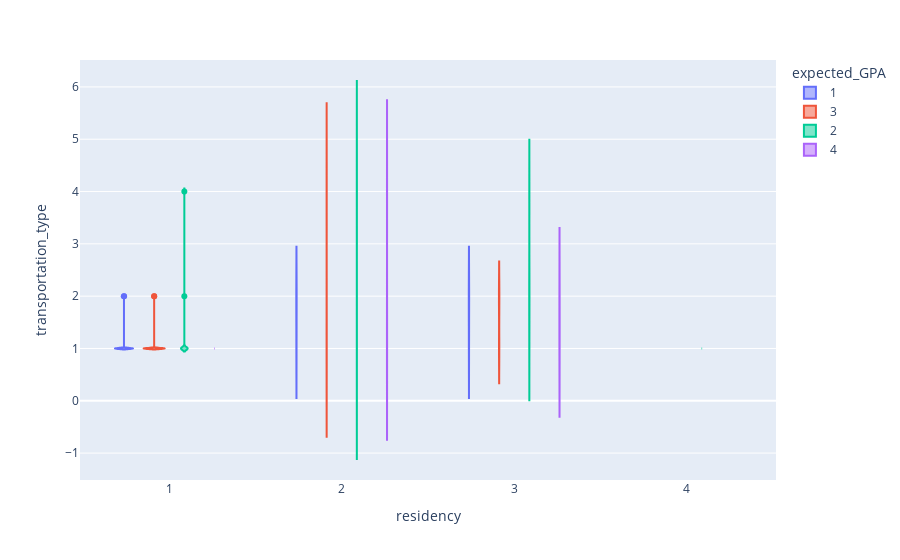

Write notebook code for a chart like this one.
### Code cell
px.violin(highly_correlated_df, x='residency', y='transportation_type', color='expected_GPA')

### Figure 1 — Plotly figure (JSON) as saved in the notebook; plotly's stock layout.template omitted (floating-point values rounded to 4 significant figures)
{"data": [{"alignmentgroup": "True", "box": {"visible": false}, "hovertemplate": "expected_GPA=1<br>residency=%{x}<br>transportation_type=%{y}<extra></extra>", "legendgroup": "1", "marker": {"color": "#636efa"}, "name": "1", "offsetgroup": "1", "orientation": "v", "scalegroup": "True", "showlegend": true, "type": "violin", "x": [1, 3, 3, 1, 1, 1, 1, 2, 1, 3, 2, 1, 2, 1, 1, 1], "x0": " ", "xaxis": "x", "y": [1, 2, 2, 1, 1, 1, 1, 1, 2, 1, 2, 1, 2, 1, 2, 1], "y0": " ", "yaxis": "y"}, {"alignmentgroup": "True", "box": {"visible": false}, "hovertemplate": "expected_GPA=3<br>residency=%{x}<br>transportation_type=%{y}<extra></extra>", "legendgroup": "3", "marker": {"color": "#EF553B"}, "name": "3", "offsetgroup": "3", "orientation": "v", "scalegroup": "True", "showlegend": true, "type": "violin", "x": [1, 3, 3, 1, 1, 2, 2, 1, 1, 2, 2, 1, 1, 1, 1, 1, 2, 2, 1, 1, 2, 1, 1, 2, 1, 1, 1, 2, 1, 2, 2, 1, 1, 1, 1, 3, 3, 3, 3, 3, 1, 1, 2, 2, 1, 2, 2, 2, 1, 3, 3, 1, 1, 2, 1, 3, 3, 2, 2, 1, 3], "x0": " ", "xaxis": "x", "y": [1, 1, 2, 1, 1, 2, 4, 1, 1, 4, 1, 1, 1, 1, 1, 1, 1, 4, 1, 1, 1, 2, 1, 4, 1, 1, 1, 1, 1, 1, 1, 1, 1, 1, 1, 2, 2, 1, 2, 1, 1, 2, 4, 1, 1, 1, 4, 1, 1, 1, 1, 1, 1, 2, 1, 2, 2, 1, 4, 1, 2], "y0": " ", "yaxis": "y"}, {"alignmentgroup": "True", "box": {"visible": false}, "hovertemplate": "expected_GPA=2<br>residency=%{x}<br>transportation_type=%{y}<extra></extra>", "legendgroup": "2", "marker": {"color": "#00cc96"}, "name": "2", "offsetgroup": "2", "orientation": "v", "scalegroup": "True", "showlegend": true, "type": "violin", "x": [2, 2, 4, 2, 1, 1, 2, 1, 2, 1, 1, 2, 1, 1, 1, 1, 1, 3, 1, 1, 1, 1, 1, 3, 1, 2, 2, 3, 3, 2, 1, 3, 3, 3, 3, 2, 3, 3], "x0": " ", "xaxis": "x", "y": [4, 1, 1, 4, 1, 1, 1, 1, 1, 1, 1, 1, 4, 1, 1, 1, 1, 1, 1, 1, 2, 1, 1, 2, 1, 1, 4, 1, 3, 4, 1, 2, 2, 4, 4, 4, 2, 2], "y0": " ", "yaxis": "y"}, {"alignmentgroup": "True", "box": {"visible": false}, "hovertemplate": "expected_GPA=4<br>residency=%{x}<br>transportation_type=%{y}<extra></extra>", "legendgroup": "4", "marker": {"color": "#ab63fa"}, "name": "4", "offsetgroup": "4", "orientation": "v", "scalegroup": "True", "showlegend": true, "type": "violin", "x": [1, 3, 2, 2, 1, 2, 2, 3, 2, 1, 1, 1, 2, 2, 1, 1, 1, 2, 2, 2, 2, 1, 2, 2, 2, 2, 2, 2, 1, 1], "x0": " ", "xaxis": "x", "y": [1, 1, 4, 4, 1, 4, 1, 2, 1, 1, 1, 1, 1, 4, 1, 1, 1, 1, 1, 4, 1, 1, 4, 1, 1, 1, 2, 1, 1, 1], "y0": " ", "yaxis": "y"}], "layout": {"legend": {"title": {"text": "expected_GPA"}, "tracegroupgap": 0}, "margin": {"t": 60}, "violinmode": "group", "xaxis": {"anchor": "y", "domain": [0, 1], "title": {"text": "residency"}}, "yaxis": {"anchor": "x", "domain": [0, 1], "title": {"text": "transportation_type"}}}}
